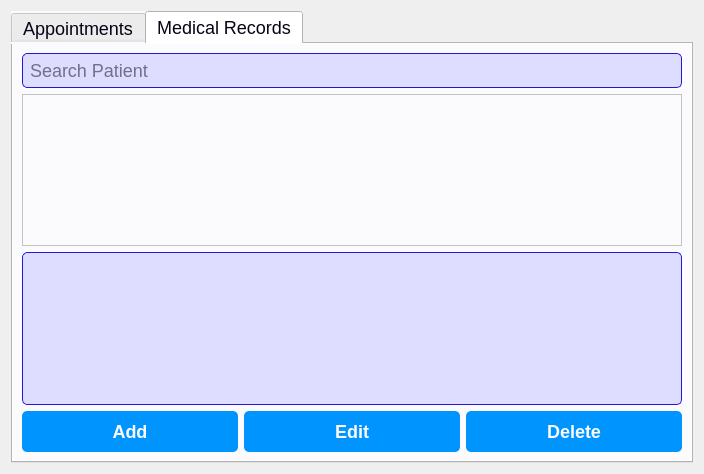
<?xml version="1.0" encoding="UTF-8"?>
<ui version="4.0">
 <class>DoctorWindow</class>
 <widget class="QDialog" name="DoctorWindow">
  <property name="geometry">
   <rect>
    <x>0</x>
    <y>0</y>
    <width>704</width>
    <height>474</height>
   </rect>
  </property>
  <property name="windowTitle">
   <string>Doctor Window</string>
  </property>
  <layout class="QVBoxLayout" name="verticalLayout">
   <item>
    <widget class="QTabWidget" name="tabWidget">
     <property name="styleSheet">
      <string notr="true">/* General Styles */
QWidget {
    background-color: #fbfbfe;
    font-family: 'Segoe UI', Tahoma, Geneva, Verdana, sans-serif;
    font-size: 18px;
    color: #050315;
}

/* QLabel Styles */
QLabel {
    color: #050315;
    font-size: 18px;
    font-weight: bold;
}

/* QLineEdit Styles */
QLineEdit {
    background-color: #dedcff;
    border: 1px solid #2118d8;
    border-radius: 5px;
    padding: 5px;
    font-size: 18px;
    color: #050315;
}

/* QTextEdit Styles */
QTextEdit {
    background-color: #dedcff;
    border: 1px solid #2118d8;
    border-radius: 5px;
    padding: 5px;
    font-size: 18px;
    color: #050315;
}

/* QPushButton Styles */
QPushButton {
    background-color: #0094ff;
    color: #fbfbfe;
    border: none;
    border-radius: 5px;
    padding: 10px 20px;
    font-size: 18px;
    font-weight: bold;
}

QPushButton:hover {
    background-color: #433bff;
}

QPushButton:pressed {
    background-color: #2118d8;
    padding-left: 15px;
    padding-top: 15px;
}

/* Save Button Specific Styles */
QPushButton#pushButtonSave {
    background-color: #0094ff;
    color: #fbfbfe;
}

QPushButton#pushButtonSave:hover {
    background-color: #433bff;
}

QPushButton#pushButtonSave:pressed {
    background-color: #2118d8;
    padding-left: 15px;
    padding-top: 15px;
}
</string>
     </property>
     <property name="currentIndex">
      <number>1</number>
     </property>
     <widget class="QWidget" name="appointmentsTab">
      <attribute name="title">
       <string>Appointments</string>
      </attribute>
      <layout class="QVBoxLayout" name="verticalLayout_2">
       <item>
        <widget class="QTableView" name="appointmentsTable"/>
       </item>
       <item>
        <layout class="QHBoxLayout" name="buttonsLayout">
         <item>
          <widget class="QPushButton" name="addAppointmentButton">
           <property name="text">
            <string>Add</string>
           </property>
          </widget>
         </item>
         <item>
          <widget class="QPushButton" name="editAppointmentButton">
           <property name="text">
            <string>Edit</string>
           </property>
          </widget>
         </item>
         <item>
          <widget class="QPushButton" name="deleteAppointmentButton">
           <property name="text">
            <string>Delete</string>
           </property>
          </widget>
         </item>
        </layout>
       </item>
      </layout>
     </widget>
     <widget class="QWidget" name="medicalRecordsTab">
      <attribute name="title">
       <string>Medical Records</string>
      </attribute>
      <layout class="QVBoxLayout" name="verticalLayout_3">
       <item>
        <widget class="QLineEdit" name="searchBar">
         <property name="placeholderText">
          <string>Search Patient</string>
         </property>
        </widget>
       </item>
       <item>
        <widget class="QListView" name="patientList"/>
       </item>
       <item>
        <widget class="QTextEdit" name="medicalRecordDetails"/>
       </item>
       <item>
        <layout class="QHBoxLayout" name="buttonsLayout2">
         <item>
          <widget class="QPushButton" name="addRecordButton">
           <property name="text">
            <string>Add</string>
           </property>
          </widget>
         </item>
         <item>
          <widget class="QPushButton" name="editRecordButton">
           <property name="text">
            <string>Edit</string>
           </property>
          </widget>
         </item>
         <item>
          <widget class="QPushButton" name="deleteRecordButton">
           <property name="text">
            <string>Delete</string>
           </property>
          </widget>
         </item>
        </layout>
       </item>
      </layout>
     </widget>
    </widget>
   </item>
  </layout>
 </widget>
 <resources/>
 <connections/>
</ui>
